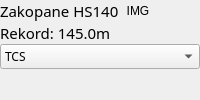
     <widget class="QWidget" name="panel_context">
      <layout class="QVBoxLayout" name="verticalLayout_contextPanel">
       <property name="leftMargin">
        <number>0</number>
       </property>
       <property name="topMargin">
        <number>0</number>
       </property>
       <property name="rightMargin">
        <number>0</number>
       </property>
       <property name="bottomMargin">
        <number>0</number>
       </property>
       <item>
        <layout class="QVBoxLayout" name="verticalLayout_nextJump" stretch="0,0">
       <item>
        <layout class="QVBoxLayout" name="verticalLayout_3">
         <property name="spacing">
          <number>0</number>
         </property>
         <item>
          <layout class="QHBoxLayout" name="horizontalLayout_hillInfo">
           <property name="spacing">
            <number>0</number>
           </property>
           <property name="sizeConstraint">
            <enum>QLayout::SetMaximumSize</enum>
           </property>
           <item>
            <widget class="QLabel" name="label_hillNameAndHSPoint">
             <property name="sizePolicy">
              <sizepolicy hsizetype="Expanding" vsizetype="Preferred">
               <horstretch>0</horstretch>
               <verstretch>0</verstretch>
              </sizepolicy>
             </property>
             <property name="minimumSize">
              <size>
               <width>0</width>
               <height>0</height>
              </size>
             </property>
             <property name="maximumSize">
              <size>
               <width>16777215</width>
               <height>16777215</height>
              </size>
             </property>
             <property name="font">
              <font>
               <family>Quicksand Medium</family>
               <pointsize>11</pointsize>
               <bold>false</bold>
              </font>
             </property>
             <property name="styleSheet">
              <string notr="true">color: black;</string>
             </property>
             <property name="text">
              <string>Zakopane HS140</string>
             </property>
             <property name="alignment">
              <set>Qt::AlignLeading|Qt::AlignLeft|Qt::AlignVCenter</set>
             </property>
             <property name="wordWrap">
              <bool>true</bool>
             </property>
            </widget>
           </item>
           <item>
            <widget class="QLabel" name="label_hillFlag">
             <property name="sizePolicy">
              <sizepolicy hsizetype="Maximum" vsizetype="Maximum">
               <horstretch>0</horstretch>
               <verstretch>0</verstretch>
              </sizepolicy>
             </property>
             <property name="minimumSize">
              <size>
               <width>38</width>
               <height>22</height>
              </size>
             </property>
             <property name="maximumSize">
              <size>
               <width>38</width>
               <height>22</height>
              </size>
             </property>
             <property name="text">
              <string>IMG</string>
             </property>
             <property name="alignment">
              <set>Qt::AlignCenter</set>
             </property>
            </widget>
           </item>
           <item>
            <spacer name="horizontalSpacer_5">
             <property name="orientation">
              <enum>Qt::Horizontal</enum>
             </property>
             <property name="sizeHint" stdset="0">
              <size>
               <width>40</width>
               <height>20</height>
              </size>
             </property>
            </spacer>
           </item>
          </layout>
         </item>
         <item>
          <widget class="QLabel" name="label_record">
           <property name="font">
            <font>
             <family>Quicksand</family>
             <pointsize>11</pointsize>
             <bold>false</bold>
            </font>
           </property>
           <property name="styleSheet">
            <string notr="true">color: blakc;</string>
           </property>
           <property name="text">
            <string>Rekord: 145.0m</string>
           </property>
          </widget>
         </item>
         <item>
          <layout class="QVBoxLayout" name="verticalLayout_12">
           <item>
            <widget class="QComboBox" name="comboBox_virtualClassification">
             <property name="sizePolicy">
              <sizepolicy hsizetype="Preferred" vsizetype="Maximum">
               <horstretch>0</horstretch>
               <verstretch>0</verstretch>
              </sizepolicy>
             </property>
             <property name="font">
              <font>
               <family>Quicksand Medium</family>
              </font>
             </property>
             <property name="styleSheet">
              <string notr="true">color: black;</string>
             </property>
             <item>
              <property name="text">
               <string>TCS</string>
              </property>
             </item>
             <item>
              <property name="text">
               <string>PŚ</string>
              </property>
             </item>
            </widget>
           </item>
           <item>
            <layout class="QVBoxLayout" name="verticalLayout_virtualClassificationListView"/>
           </item>
          </layout>
         </item>
        </layout>
       </item>
       <item>
        <spacer name="verticalSpacer_2">
         <property name="orientation">
          <enum>Qt::Vertical</enum>
         </property>
         <property name="sizeType">
          <enum>QSizePolicy::Expanding</enum>
         </property>
         <property name="sizeHint" stdset="0">
          <size>
           <width>20</width>
           <height>20</height>
          </size>
         </property>
        </spacer>
       </item>
        </layout>
       </item>
      </layout>
     </widget>
